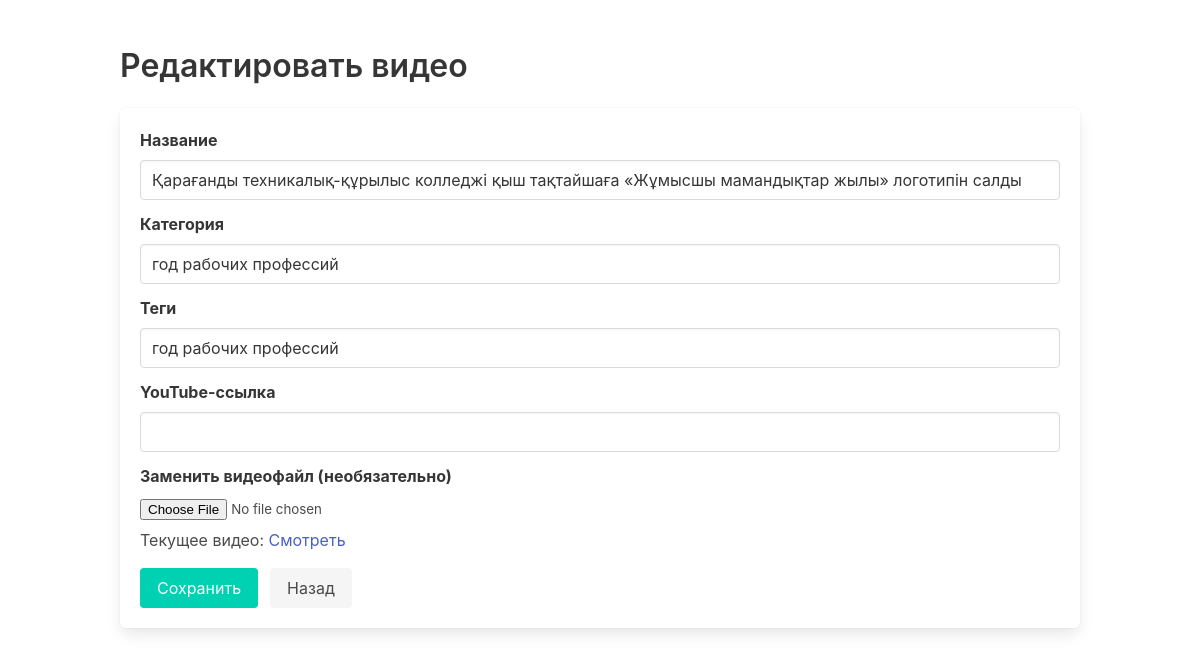
Page /admin/edit_video.php?id=44 on the committed database.
### tables this page shows
CREATE TABLE `videos` (
  `id` int NOT NULL,
  `title` varchar(255) NOT NULL,
  `url` varchar(255) DEFAULT NULL,
  `created_at` timestamp NOT NULL DEFAULT CURRENT_TIMESTAMP,
  `file_path` varchar(255) DEFAULT NULL,
  `category` varchar(255) DEFAULT NULL,
  `tags` varchar(255) DEFAULT NULL
);

### admin/edit_video.php (the view, shortened to what this page needs)
<?php
require '../config.php';
$id = isset($_GET['id']) ? intval($_GET['id']) : 0;
$stmt = $conn->prepare("SELECT * FROM videos WHERE id = ?");
$stmt->bind_param("i", $id);
$stmt->execute();
$result = $stmt->get_result();
$video = $result->fetch_assoc();
?>
<!DOCTYPE html>
<html lang="ru">
<head>
    <link rel="stylesheet" href="https://cdn.jsdelivr.net/npm/bulma@0.9.4/css/bulma.min.css">
</head>
<body>
    <section class="section">
        <div class="container">
            <h1 class="title">Редактировать видео</h1>
            <form method="POST" enctype="multipart/form-data" class="box">
                <div class="field">
                    <label class="label">Название</label>
                    <div class="control">
                        <input class="input" name="title" required value="<?= htmlspecialchars($video['title']) ?>">
                    </div>
                </div>
                <div class="field">
                    <label class="label">Категория</label>
                    <div class="control">
                        <input class="input" name="category" value="<?= htmlspecialchars($video['category']) ?>">
                    </div>
                </div>
                <div class="field">
                    <label class="label">Теги</label>
                    <div class="control">
                        <input class="input" name="tags" value="<?= htmlspecialchars($video['tags']) ?>">
                    </div>
                </div>
                <div class="field">
                    <label class="label">YouTube-ссылка</label>
                    <div class="control">
                        <input class="input" name="url" value="<?= htmlspecialchars($video['url']) ?>">
                    </div>
                </div>
                <div class="field">
                    <label class="label">Заменить видеофайл (необязательно)</label>
                    <div class="control">
                        <input type="file" name="video_file" accept="video/*">
                    </div>
                    <?php if ($video['file_path']): ?>
                        <p class="mt-2">Текущее видео: <a href="<?= $video['file_path'] ?>" target="_blank">Смотреть</a></p>
                    <?php endif; ?>
                </div>
                <div class="field is-grouped mt-4">
                    <div class="control">
                        <button type="submit" class="button is-primary">Сохранить</button>
                    </div>
                    <div class="control">
                        <a href="manage_video.php" class="button is-light">Назад</a>
                    </div>
                </div>
            </form>
        </div>
    </section>
</body>
</html>

### rows in the picture
videos: title "Қарағанды техникалық-құрылыс колледжі қыш тақтайшаға «Жұмысшы мамандықтар жылы» логотипін салды", category "год рабочих профессий", tags "год рабочих профессий"
